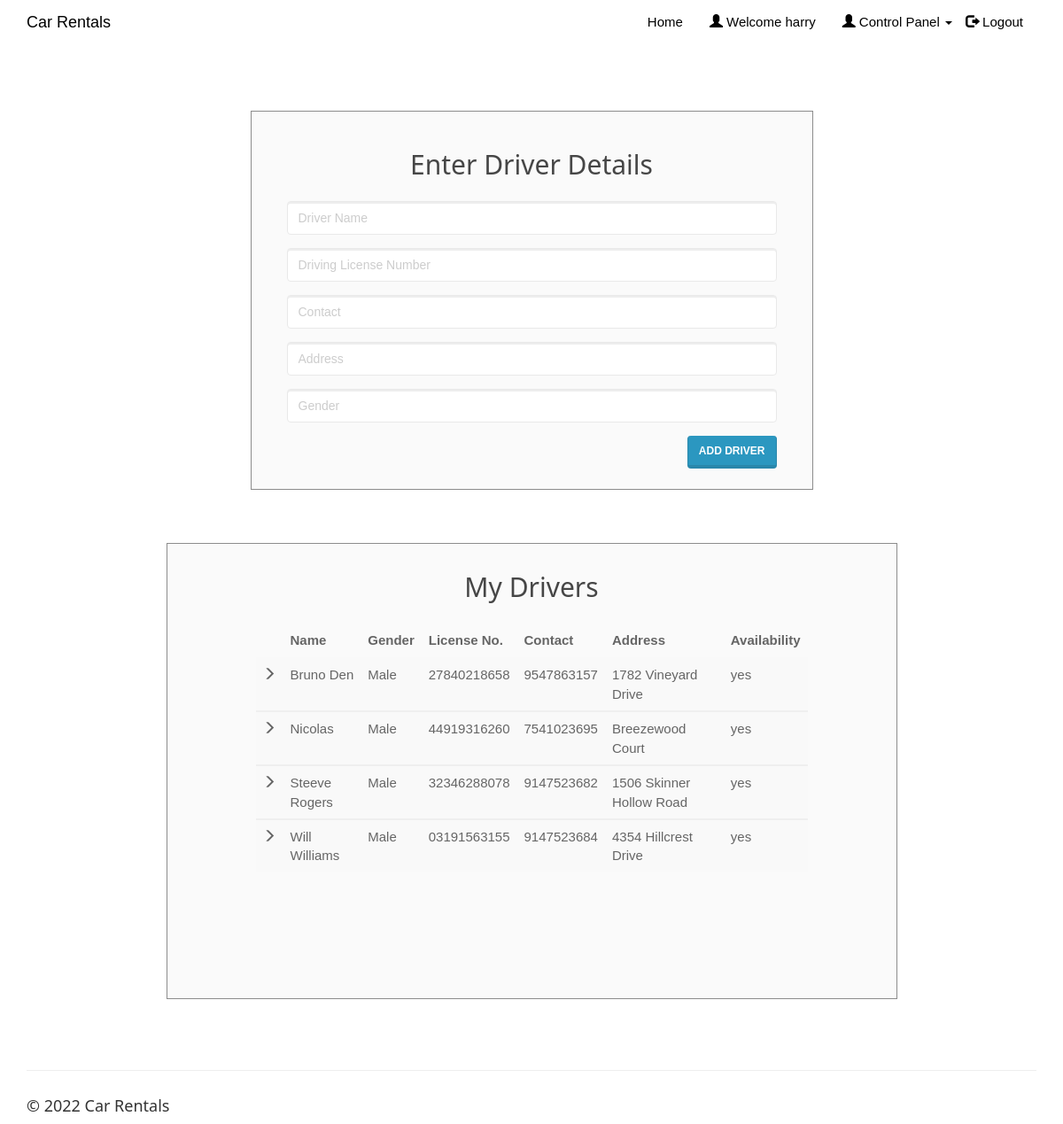
Page /enterdriver.php (signed in) on the committed database.
### tables this page shows
CREATE TABLE IF NOT EXISTS `driver` (
`driver_id` int(20) NOT NULL,
  `driver_name` varchar(50) NOT NULL,
  `dl_number` varchar(50) NOT NULL,
  `driver_phone` varchar(15) NOT NULL,
  `driver_address` varchar(50) NOT NULL,
  `driver_gender` varchar(10) NOT NULL,
  `client_username` varchar(50) NOT NULL,
  `driver_availability` varchar(10) NOT NULL
);

### enterdriver.php (the view, shortened to what this page needs)
<!DOCTYPE html>
<html>
<?php
include('session_client.php'); ?>
<head>
<link rel="stylesheet" href="assets/bootstrap/css/bootstrap.min.css">
<link rel="stylesheet" href="assets/fonts/font-awesome.min.css">
    <link rel="stylesheet" href="assets/w3css/w3.css">
<link rel="stylesheet" type="text/css" href="assets/css/customerlogin.css">
<link rel="stylesheet" type="text/css" media="screen" href="assets/css/clientpage.css" />
</head>
<body>
 <nav class="navbar navbar-custom navbar-fixed-top" role="navigation" style="color: black">
        <div class="container">
            <div class="navbar-header">
                <a class="navbar-brand page-scroll" href="index.php">
                   Car Rentals </a>
            </div>
            <?php
                if(isset($_SESSION['login_client'])){
            ?>
            <div class="collapse navbar-collapse navbar-right navbar-main-collapse">
                <ul class="nav navbar-nav">
                    <li>
                        <a href="index.php">Home</a>
                    </li>
                    <li>
                        <a href="#"><span class="glyphicon glyphicon-user"></span> Welcome <?php echo $_SESSION['login_client']; ?></a>
                    </li>
                    <li>
                    <ul class="nav navbar-nav navbar-right">
            <li><a href="#" class="dropdown-toggle active" data-toggle="dropdown" role="button" aria-haspopup="true" aria-expanded="false"><span class="glyphicon glyphicon-user"></span> Control Panel <span class="caret"></span> </a>
            </li>
          </ul>
                    </li>
                    <li>
                        <a href="logout.php"><span class="glyphicon glyphicon-log-out"></span> Logout</a>
                    </li>
                </ul>
            </div>
            <?php
                }
                ?>
        </div>
    </nav>
    <div class="container" style="margin-top: 65px;" >
    <div class="col-md-7" style="float: none; margin: 0 auto;">
      <div class="form-area">
        <form role="form" action="enterdriver1.php" method="POST">
        <br style="clear: both">
          <h3 style="margin-bottom: 25px; text-align: center; font-size: 30px;"> Enter Driver Details </h3>
          <div class="form-group">
            <input type="text" class="form-control" id="driver_name" name="driver_name" placeholder="Driver Name " required autofocus="">
          </div>
          <div class="form-group">
            <input type="text" class="form-control" id="dl_number" name="dl_number" placeholder="Driving License Number" required>
          </div>
          <div class="form-group">
            <input type="text" class="form-control" id="driver_phone" name="driver_phone" placeholder="Contact" required>
          </div>
          <div class="form-group">
            <input type="text" class="form-control" id="driver_address" name="driver_address" placeholder="Address" required>
          </div>
          <div class="form-group">
            <input type="text" class="form-control" id="driver_gender" name="driver_gender" placeholder="Gender" required>
          </div>
           <button type="submit" id="submit" name="submit" class="btn btn-primary pull-right"> Add Driver</button>
        </form>
      </div>
    </div>
    <div class="col-md-9" style="float: none; margin: 0 auto;">
    <div class="form-area" style="padding: 0px 100px 100px 100px;">
        <form action="" method="POST">
        <br style="clear: both">
          <h3 style="margin-bottom: 25px; text-align: center; font-size: 30px;"> My Drivers </h3>
<?php
$user_check=$_SESSION['login_client'];
$sql = "SELECT * FROM driver d WHERE d.client_username='$user_check' ORDER BY driver_name";
$result = mysqli_query($conn, $sql);
if (mysqli_num_rows($result) > 0) {
  ?>
  <table class="table table-striped">
    <thead class="thead-dark">
      <tr>
        <th>     </th>
        <th> Name</th>
        <th> Gender </th>
        <th> License No. </th>
        <th> Contact </th>
        <th> Address </th>
        <th> Availability </th>
      </tr>
    </thead>
    <?PHP
      while($row = mysqli_fetch_assoc($result)){
    ?>
  <tbody>
    <tr>
      <td> <span class="glyphicon glyphicon-menu-right"></span> </td>
      <td><?php echo $row["driver_name"]; ?></td>
      <td><?php echo $row["driver_gender"]; ?></td>
      <td><?php echo $row["dl_number"]; ?></td>
      <td><?php echo $row["driver_phone"]; ?></td>
      <td><?php echo $row["driver_address"]; ?></td>
      <td><?php echo $row["driver_availability"]; ?></td>
    </tr>
  </tbody>
  <?php } ?>
  </table>
    <br>
  <?php } else { ?>
  <h4><center>0 Drivers available</center> </h4>
  <?php } ?>
        </form>
</div>
        </div>
    </div>
</body>
<footer class="site-footer">
        <div class="container">
            <hr>
            <div class="row">
                <div class="col-sm-6">
                    <h5>© <?php echo date("Y"); ?> Car Rentals</h5>
                </div>
            </div>
        </div>
    </footer>
</html>

### assets/w3css/w3.css (style rules this page uses)
*,*:before,*:after { box-sizing:inherit }
html { -ms-text-size-adjust:100%;-webkit-text-size-adjust:100% }
body { margin:0 }
article,aside,details,figcaption,figure,footer,header,main,menu,nav,section,summary { display:block }
a { background-color:transparent;-webkit-text-decoration-skip:objects }
hr { box-sizing:content-box;height:0;overflow:visible }
button,input,select,textarea { font:inherit;margin:0 }
button,input { overflow:visible }
button,select { text-transform:none }
button,html [type=button],[type=reset],[type=submit] { -webkit-appearance:button }
html,body { font-family:Verdana,sans-serif;font-size:15px;line-height:1.5 }
html { overflow-x:hidden }
h3 { font-size:24px }
h5 { font-size:18px }
h1,h2,h3,h4,h5,h6 { font-family:"Segoe UI",Arial,sans-serif;font-weight:400;margin:10px 0 }
hr { border:0;border-top:1px solid #eee;margin:20px 0 }
a { color:inherit }

### assets/css/customerlogin.css (style rules this page uses)
body, html { height: 100%; }
body { padding-top: 50px; background-size: 100%; }
footer { display: block; }

### assets/css/clientpage.css (style rules this page uses)
.form-area { background-color: #FAFAFA; padding: 10px 40px 60px; margin: 10px 0px 60px; border: 1px solid GREY; opacity: 0.9; }

### rows in the picture
driver: driver_name "Bruno Den", driver_gender "Male", dl_number "27840218658", driver_phone "9547863157", driver_address "1782 Vineyard Drive", driver_availability "yes"
driver: driver_name "Nicolas", driver_gender "Male", dl_number "44919316260", driver_phone "7541023695", driver_address "Breezewood Court", driver_availability "yes"
driver: driver_name "Steeve Rogers", driver_gender "Male", dl_number "32346288078", driver_phone "9147523682", driver_address "1506 Skinner Hollow Road", driver_availability "yes"
driver: driver_name "Will Williams", driver_gender "Male", dl_number "03191563155", driver_phone "9147523684", driver_address "4354 Hillcrest Drive", driver_availability "yes"

### other values in the picture
$_SESSION['login_client'] "harry"
